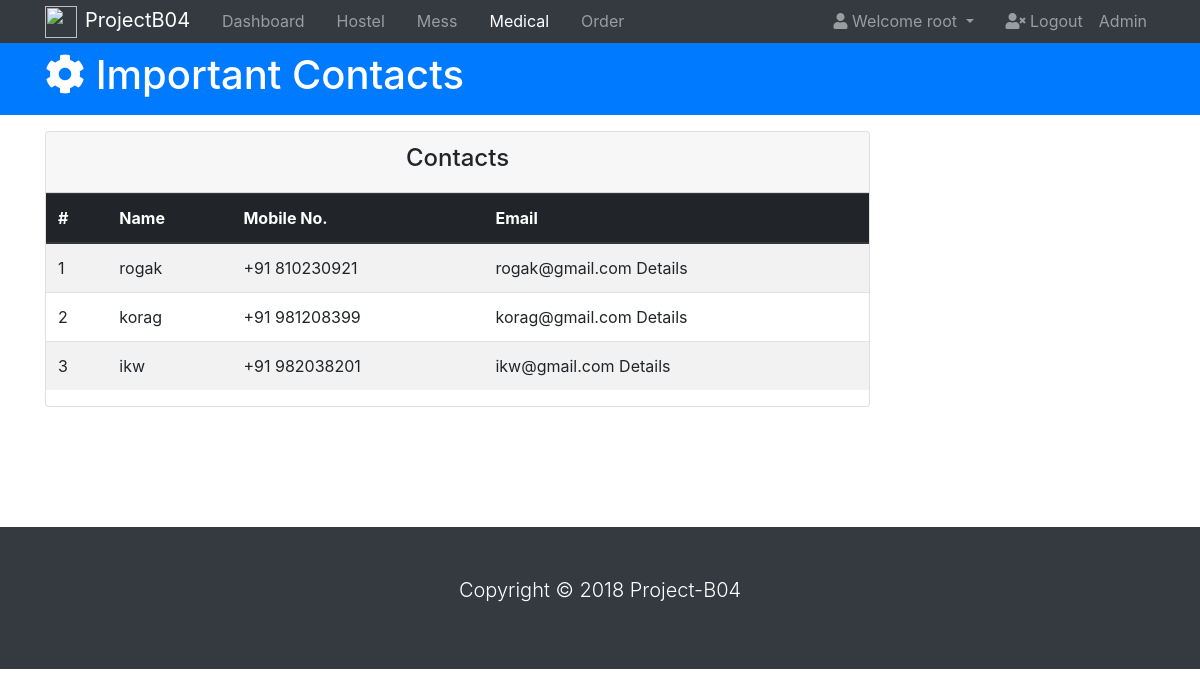
The app's page /dashboard/contacts/ (signed in) with its own data.
### dashboard/models.py (models this page shows, shortened)
class ImportantContacts(models.Model):
    name = models.CharField(max_length = 30, blank = False)
    mobile = models.CharField(max_length = 13, blank = False)
    email = models.EmailField(max_length = 70, blank = False)

### dashboard/views.py (the view)
@login_required
def contacts(request):
    imp_contacts = get_list_or_404(ImportantContacts, )
    return render(request, 'dashboard/important_contacts.html', {
        'imp_contacts': imp_contacts
    })

### dashboard/templates/dashboard/important_contacts.html (shortened to what this page needs)
<!DOCTYPE html>
<html lang="en">
<head>
  <link rel="stylesheet" href="https://use.fontawesome.com/releases/v5.0.13/css/all.css"
>
  <link rel="stylesheet" href="https://stackpath.bootstrapcdn.com/bootstrap/4.1.1/css/bootstrap.min.css"
>
</head>
<body>
  <nav class="navbar navbar-expand-sm navbar-dark bg-dark p-0">
    <div class="container">
      <a href="index.html" class="navbar-brand"> <img src="https://upload.wikimedia.org/wikipedia/en/thumb/4/49/IIIT_Sri_City_Logo.png/220px-IIIT_Sri_City_Logo.png" style="width: 32px; height: 32px; margin-right: 8px;">ProjectB04</a>
      <div class="collapse navbar-collapse" id="navbarCollapse">
        <ul class="navbar-nav">
          <li class="nav-item px-2">
            <a href="{% url 'dashboard:dashboard_index' %}" class="nav-link">Dashboard</a>
          </li>
          <li class="nav-item px-2">
            <a href="hostel.html" class="nav-link">Hostel</a>
          </li>
          <li class="nav-item px-2">
            <a href="mess.html" class="nav-link">Mess</a>
          </li>
          <li class="nav-item px-2">
            <a href="medical.html" class="nav-link active">Medical</a>
          </li>
          <li class="nav-item px-2">
            <a href="{% url 'orders:orders_index' %}" class="nav-link">Order</a>
          </li>
        </ul>
        <ul class="navbar-nav ml-auto">
          <li class="nav-item dropdown mr-3">
            <a href="#" class="nav-link dropdown-toggle" data-toggle="dropdown">
              <i class="fas fa-user"></i> Welcome {{request.user}}
            </a>
          </li>
          <li class="nav-item">
            <a href="{% url 'accounts:student_logout' %}" class="nav-link">
              <i class="fas fa-user-times"></i> Logout
            </a>
          </li>
          <li class="nav-item">
            <a href="{% url 'admin:index' %}" class="nav-link">
               Admin
            </a>
          </li>
        </ul>
      </div>
    </div>
  </nav>
  <header id="main-header" class="py-2 bg-primary text-white">
    <div class="container">
      <div class="row">
        <div class="col-md-6">
          <h1>
            <i class="fas fa-cog"></i> Important Contacts</h1>
        </div>
      </div>
    </div>
  </header>
  <section id="posts">
    <center><div class="container">
      <div class="row">
        <div class="col-md-9">
          <div class="card">
            <div class="card-header">
              <h4>Contacts</h4>
            </div>
            <table class="table table-striped">
              <thead class="thead-dark">
                <tr>
                  <th>#</th>
                  <th>Name</th>
                  <th>Mobile No.</th>
                  <th>Email</th>
                </tr>
              </thead>
              <tbody>
                {% for data in imp_contacts %}
                <tr>
                  <td>{{ forloop.counter }}</td>
                  <td>{{data.name}}</td>
                  <td>{{data.mobile}}</td>
                  <td>{{data.email}}</i> Details
                  </a></td>
                </tr>
                {% endfor %}
              </tbody>
            </table>
          </div>
        </div>
      </div>
    </div>
  </center>
  </section>
  <br><br><br>
  <footer id="main-footer" class="bg-dark text-white mt-5 p-5">
    <div class="container">
      <div class="row">
        <div class="col">
          <p class="lead text-center">
            Copyright &copy;
            <span id="year"></span>
            Project-B04
          </p>
        </div>
      </div>
    </div>
  </footer>
</body>
</html>

### records on screen
ImportantContacts: name "rogak", mobile "+91 810230921", email "rogak@gmail.com"
ImportantContacts: name "korag", mobile "+91 981208399", email "korag@gmail.com"
ImportantContacts: name "ikw", mobile "+91 982038201", email "ikw@gmail.com"

### other values on screen
{{ request.user }} "root"
